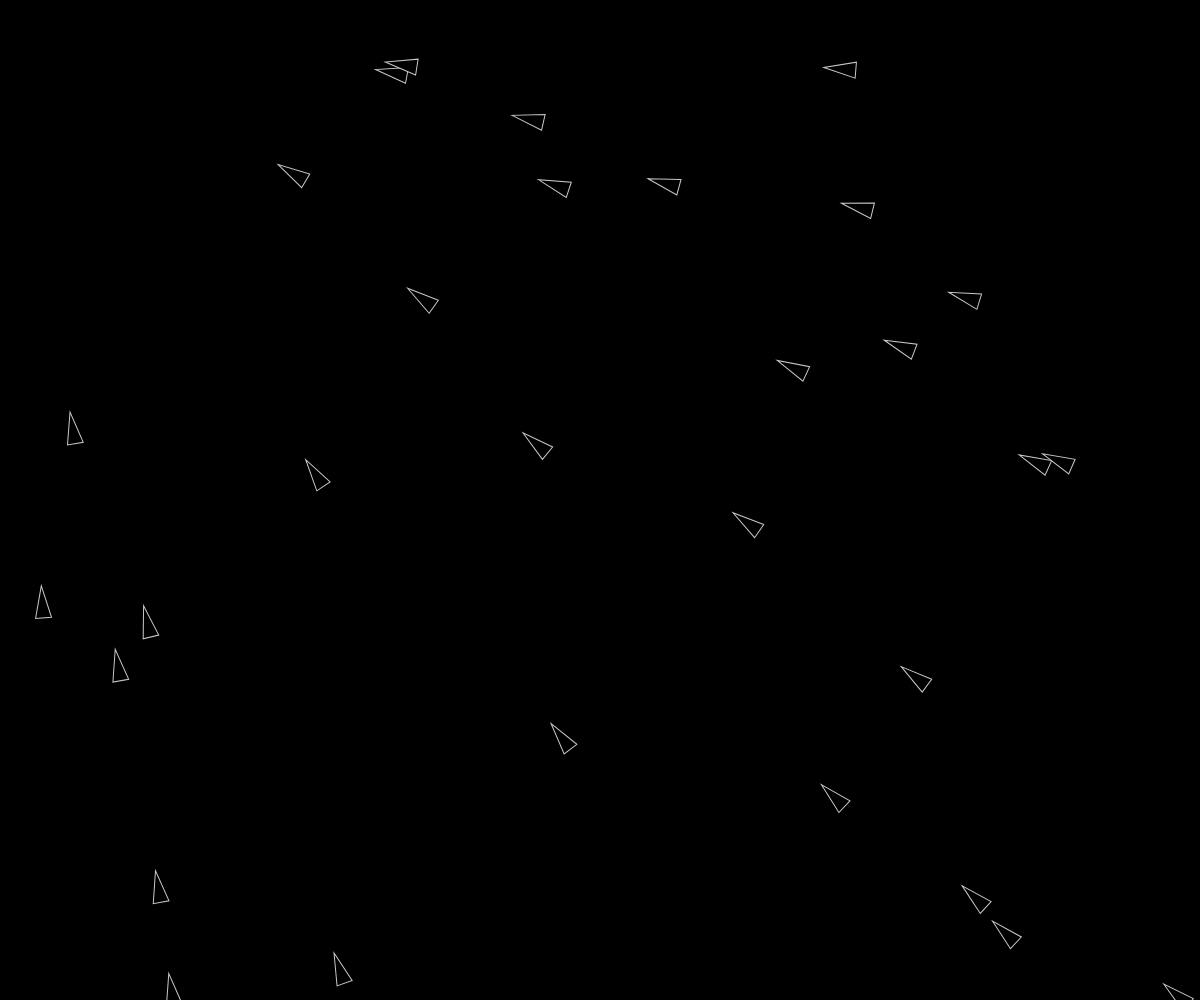
Frame 1 (no input)
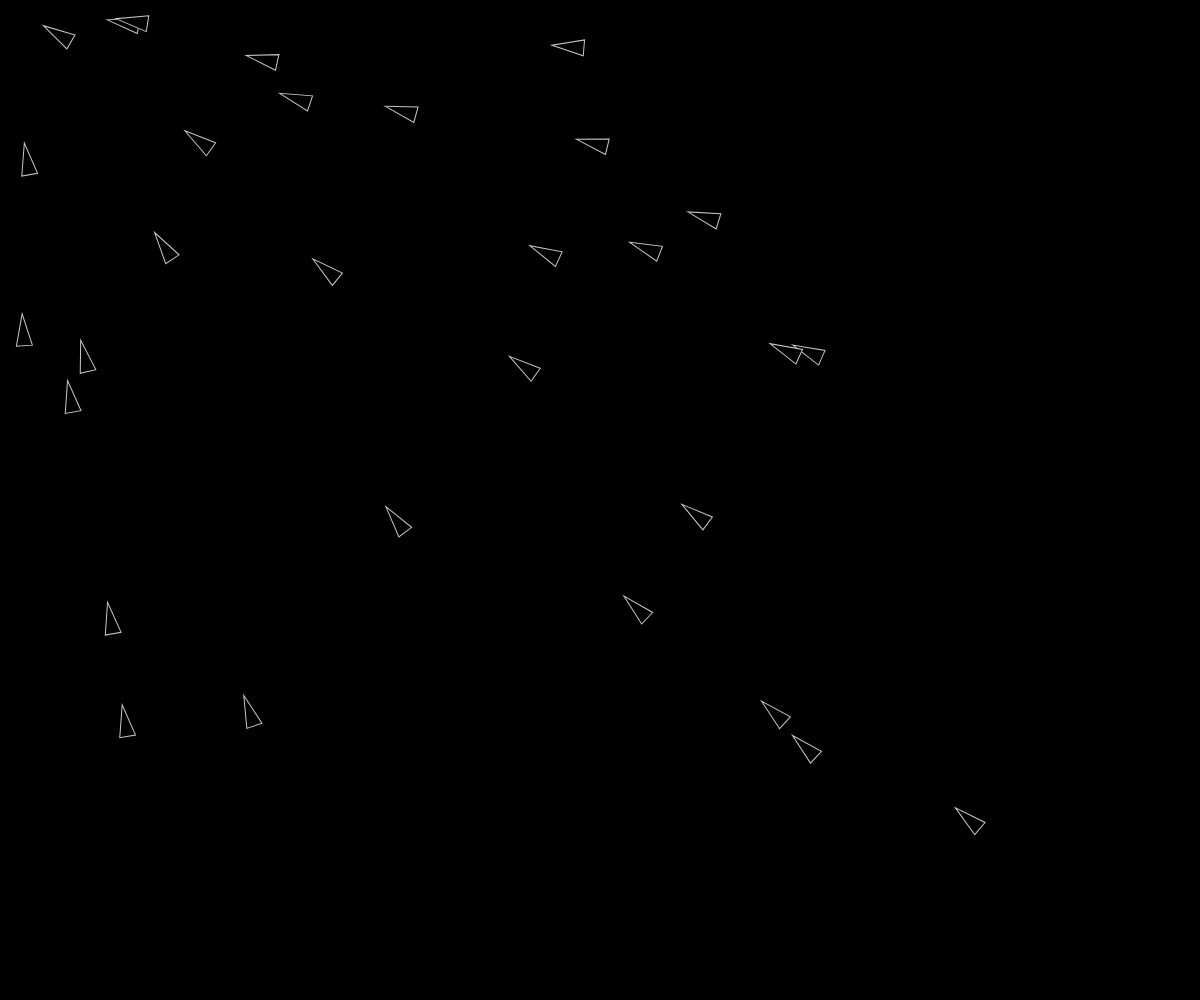
Frame 60 (no input)
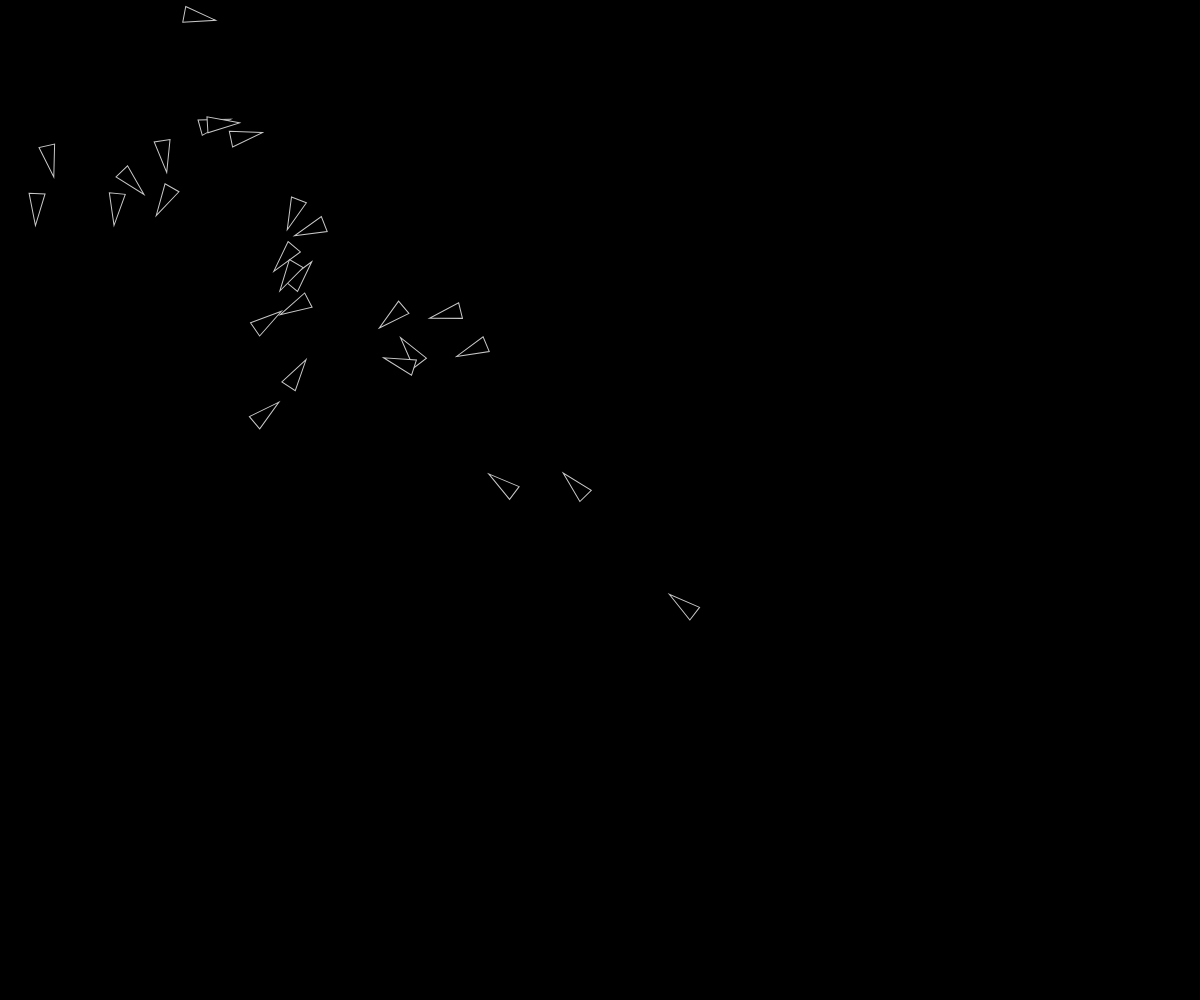
Frame 120 (the mouse pressed at the canvas centre since frame 60)

The p5.js sketch that drew these frames (run headless with seeded random() and noise() and a simulated clock; from frame 60 on, the mouse is pressed at the canvas centre):

// p5.js sketch
// ── sketch.js
// Author: Henry Ollarves
// inspired by https://www.kadenze.com/courses/the-nature-of-code
// by Daniel Shiffman

var vehicle = [],
  vehicleMode = true,
  vehiculeNumber = 30,
  vehicleMode = true,
  particles = [],
  particleNumber = 30,
  G = 0.05,
  particlesCreated = false,
  particleMode = false,
  shockTimer = 8000,
  shockStatus = false,
  mousePressedCounter = 0

function setup() {
  createCanvas(window.innerWidth, window.innerHeight)
  for (let i = 0; i < vehiculeNumber; i++) {
    vehicle[i] = new Vehicle(random(width), random(height))
  }
}

function draw() {
  background(0)

  /**
   * In each draw iteration we check in what
   * mode we are currently on
   * 
   */

  if (mousePressedCounter > 10) {
    particleMode = true
    vehicleMode = false
  }
  if (mousePressedCounter > 20) {
    particleMode = true
    vehicleMode = true
    text("Loving the physics.", 200, 200)
  }

  /**
   * If default mode, we draw the vehicules
   * 
   */

  if (vehicleMode) {
    for (let i = 0; i < vehiculeNumber; i++) {
      if (!shockStatus) {
        let target = createVector(mouseX, mouseY)
        vehicle[i].seek(target)
        vehicle[i].update()
        vehicle[i].display()
      } else {
        let target = createVector(random(width), random(height))
        vehicle[i].wander(target)
        vehicle[i].update()
        vehicle[i].display()
      }
    }
  }

  /**
   * In particleMode we draw particles :)
   * 
   */
  
  if (particleMode) {
    if (!particlesCreated) {
      createParticles()
    }
    for (let i = 0; i < particles.length; i++) {
      for (let j = 0; j < particles.length; j++) {
        if (i !== j) {
          let gravitational_attraction = particles[j].calculateAttraction(particles[i])
          particles[i].applyForce(gravitational_attraction)
        }
      }
      let gravity = createVector(0, G * particles[i].mass)
      particles[i].applyForce(gravity)
      particles[i].update()
      particles[i].edges()
      particles[i].display()
    }
  }
}

/**
 * This function will create the particles just once.
 * Using the flag particlesCreated to dynamically add them but only once.
 * 
 */

function createParticles() {
  for (let i = 0; i < particleNumber; i++) {
    particles[i] = new Particle(random(width), random(height), random(1, 15))
  }
  particlesCreated = true
}

/**
 * In every mousePressed we confuse the seekers
 * while incresing the mousePressedCounter
 */

function mousePressed() {
  shockStatus = true;
  setTimeout(() => {
    shockStatus = false
  }, shockTimer)
  mousePressedCounter += 1
}

/**
 * This function restore the seekers to their normal state
 * 
 */

function restoreSeekers() {
  shockStatus = false
}

// ── particle.js
function Particle(x, y, m, g) {
    this.pos = createVector(x, y);
    this.vel = createVector(0, 0);
    this.acc = createVector(0, 0);
    this.G = 0.05;
    this.mass = m;

    /**
     * The good ol wat of applying new forces
     * taught by Shiffman in his nature of code courses.
     * This time we are actually taking mass into account.
     * 
     */

    this.applyForce = function (force) {
        if (force != undefined) {
            var f = force.copy();
            f.div(this.mass);
            this.acc.add(f);
        } else {
            return false;
        }
    }

    this.update = function () {
        this.vel.add(this.acc)
        this.pos.add(this.vel)
        this.acc.set(0, 0)
    }

    this.display = function () {
        fill(255, 150)
        stroke(255)
        ellipse(this.pos.x, this.pos.y, this.mass * 10, this.mass * 10)
    }

    /**
     * To calculate attracion we calculate the force (or velocity) by
     * substracting the particle's position with the one of every other particle
     * 
     * We get the distance by calculating the magnitude
     * 
     * Afterwards we normalize the force so we can effectively multiply it
     * by the strenght without getting extreme values
     * 
     * Gravitational strenght is calculated just like real gravitational strenght
     * Fx = Gravitational force * mass * all other masses / distance * distance
     */

    this.calculateAttraction = function (particle) {
        var force = p5.Vector.sub(this.pos, particle.pos)
        var distance = force.mag()
        distance = constrain(distance, 5, 25)
        force.normalize()
        var strengh = (this.G * this.mass * particle.mass) / (distance * distance)
        force.mult(strengh)
        return force

    }

    /**
     * We simply reverse the velocity of the
     * particles when they hit the edges
     * 
     */

    this.edges = function () {
        if (this.pos.y > height) {
            this.vel.y *= -1;
            this.pos.y = height;
        }
        if(this.pos.y < 0) {
            this.vel.y *= -1;
            this.pos.y = 0;
        }
        if (this.pos.x > width) {
            this.vel.x *= -1;
            this.pos.x = width;
        }
        if(this.pos.x < 0) {
            this.vel.x *= -1;
            this.pos.x = 0;
        }
    }
}
// ── vehicle.js
function Vehicle(x, y, m) {
  this.pos = createVector(x, y);
  this.vel = createVector(0, 0);
  this.acc = createVector(0, 0);
  this.maxspeed = 6;
  this.maxforce = 0.2;

  this.r = 8;

  /**
   * No mass is taken into account
   * Pretty much because all seekers are the same
   */

  this.applyForce = function (force) {
    this.acc.add(force);
  }

  /**
   * Seeking thre mouse position
   * @param {Vector|Object} target - Mouse position X,Y
   */

  this.seek = function (target) {
    var desired = p5.Vector.sub(target, this.pos);

    /**
     * Normalizing the steering behaviour
     * by setting the magnitude
     */

    desired.setMag(this.maxspeed);

    /**
     * We basically make the seekers go the mouse
     * by substracting their desired position (mouse position)
     * with their actual velocity
     * 
     */

    var steering = p5.Vector.sub(desired, this.vel);
    steering.limit(this.maxforce);

    //Applying force
    this.applyForce(steering);

  }
  
  /**
   * When shocked, the seekers simply wander
   * @param {Vector|Object} target - Random target
   */

  this.wander = function (target) {
    
    var desired = p5.Vector.sub(target, this.pos)

    /**
     * Normalizing the steering behaviour
     * by setting the magnitude
     */

    desired.setMag(this.maxspeed);

    /**
     * We basically make the seekers go the mouse
     * by substracting their desired position (mouse position)
     * with their actual velocity
     * 
     */

    var steering = p5.Vector.sub(desired, random() * 2);
    steering.limit(this.maxforce);

    //Applying force
    this.applyForce(steering);
  }

  /**
   * The update function applies the calculated forces
   * every frame
   * 
   */

  this.update = function () {
    this.vel.add(this.acc);
    this.vel.limit(this.maxspeed);
    this.pos.add(this.vel);
    this.acc.set(0, 0);
  }

  /**
   * The display function draw the seekers
   * 
   */

  this.display = function () {
    // Draw a triangle rotated in the direction of velocity
    var theta = this.vel.heading() + PI / 2;
    fill(0);
    stroke(200);
    strokeWeight(1);
    push();
    translate(this.pos.x, this.pos.y);
    rotate(theta);
    beginShape();
    vertex(0, -this.r * 2);
    vertex(-this.r, this.r * 2);
    vertex(this.r, this.r * 2);
    endShape(CLOSE);
    pop();
  }
}
